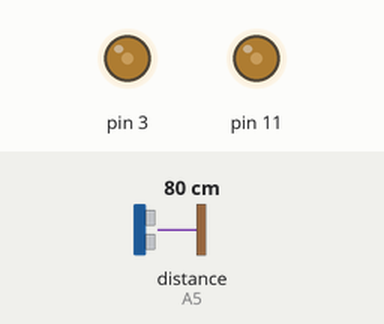
This sketch was run on a simulated Arduino Uno, built with avr-gcc and run on an emulated ATmega328P. On the bench: output pins drawn as LEDs (lit = HIGH). Wiring (inferred from the names in the program): ultrasonic range finder: trigger A4; echo A5. Dashed ring = blinking. Inputs (shaded band) come from the test bench; at power-on: distance to the obstacle (sensor on A5) 80 cm. The echo pulse lasts 58.3 µs per cm; pins used as bus, display or sensor lines are not drawn.

Above: at 1.2 s.
1.3 s: distance to the obstacle (sensor on A5) set to 33 cm
2.8 s: distance to the obstacle (sensor on A5) set to 27 cm
At 3.2 s:
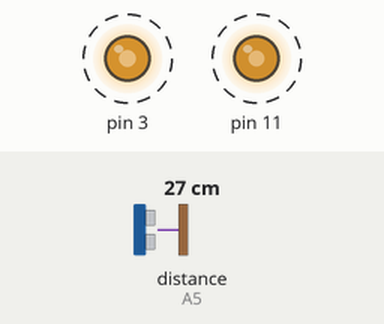
5.8 s: distance to the obstacle (sensor on A5) set to 35 cm
7.8 s: distance to the obstacle (sensor on A5) set to 2 cm
At 8.2 s:
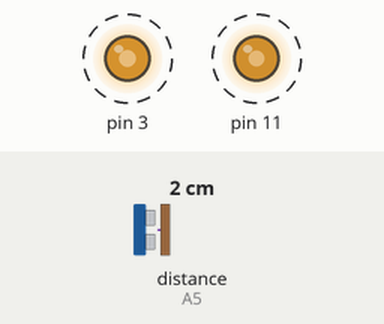
Timing chart, 0 to 11.8 s (numbered marks = the images above; inputs shaded):
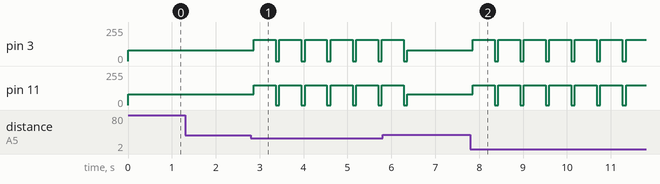

Measured:
- the behaviour switches between 31 and 30 cm on distance to the obstacle (sensor on A5) (found by bisection; images 0 and 1)
- after the input at 1.3 s, every drawn part: stays the same
- after the input at 2.8 s, pin 3: alternates 160/255 for 0.50 s and 0/255 for 0.08 s, starting after 0.07 s; pin 11: alternates 150/255 for 0.50 s and 0/255 for 0.08 s, starting after 0.07 s
- after the input at 7.8 s, pin 3: alternates 160/255 for 0.50 s and 0/255 for 0.08 s, starting after 0.06 s; pin 11: alternates 150/255 for 0.50 s and 0/255 for 0.08 s, starting after 0.06 s

The sketch:

Obstacle.ino
```cpp
#define TRIG  A4    // using analog pin as digital pin
#define ECHO  A5

long duration;
float distance;

void setup() {
  //Serial.begin(9600);

  pinMode(TRIG, OUTPUT);
  pinMode(ECHO, INPUT);

  Serial.println("Ultrasonic Ready");
}

void loop() {

  // ===== TRIGGER PULSE =====
  digitalWrite(TRIG, LOW);
  delayMicroseconds(2);
  digitalWrite(TRIG, HIGH);
  delayMicroseconds(10);
  digitalWrite(TRIG, LOW);

  // ===== READ ECHO =====
  duration = pulseIn(ECHO, HIGH);

  // convert to cm
  distance = duration * 0.0343 / 2;

  Serial.print("Distance: ");
  Serial.print(distance);
  Serial.println(" cm");

  // ===== OBSTACLE DETECTED =====
  if (distance > 0 && distance < 30) {
    reverseRobot();            // reverse for a moment
  }
  else {
    moveForward();             // normal forward
  }

  delay(80);
}

// =========================
// MOTOR FUNCTIONS
// =========================
void moveForward() {
  // Adjust these to your motor pins
  digitalWrite(1, HIGH); digitalWrite(2, LOW);  analogWrite(3, 80);
  digitalWrite(12, HIGH); digitalWrite(13, LOW); analogWrite(11, 80);
}

void reverseRobot() {
  // Reverse both motors
  digitalWrite(1, LOW); digitalWrite(2, HIGH);  analogWrite(3, 160);
  digitalWrite(12, LOW); digitalWrite(13, HIGH); analogWrite(11, 150);

  delay(500);  // reverse for half second

  stopMotors();
}

void stopMotors() {
  analogWrite(3, 0);
  analogWrite(11, 0);

  digitalWrite(1, LOW);
  digitalWrite(2, LOW);

  digitalWrite(12, LOW);
  digitalWrite(13, LOW);
}
```
